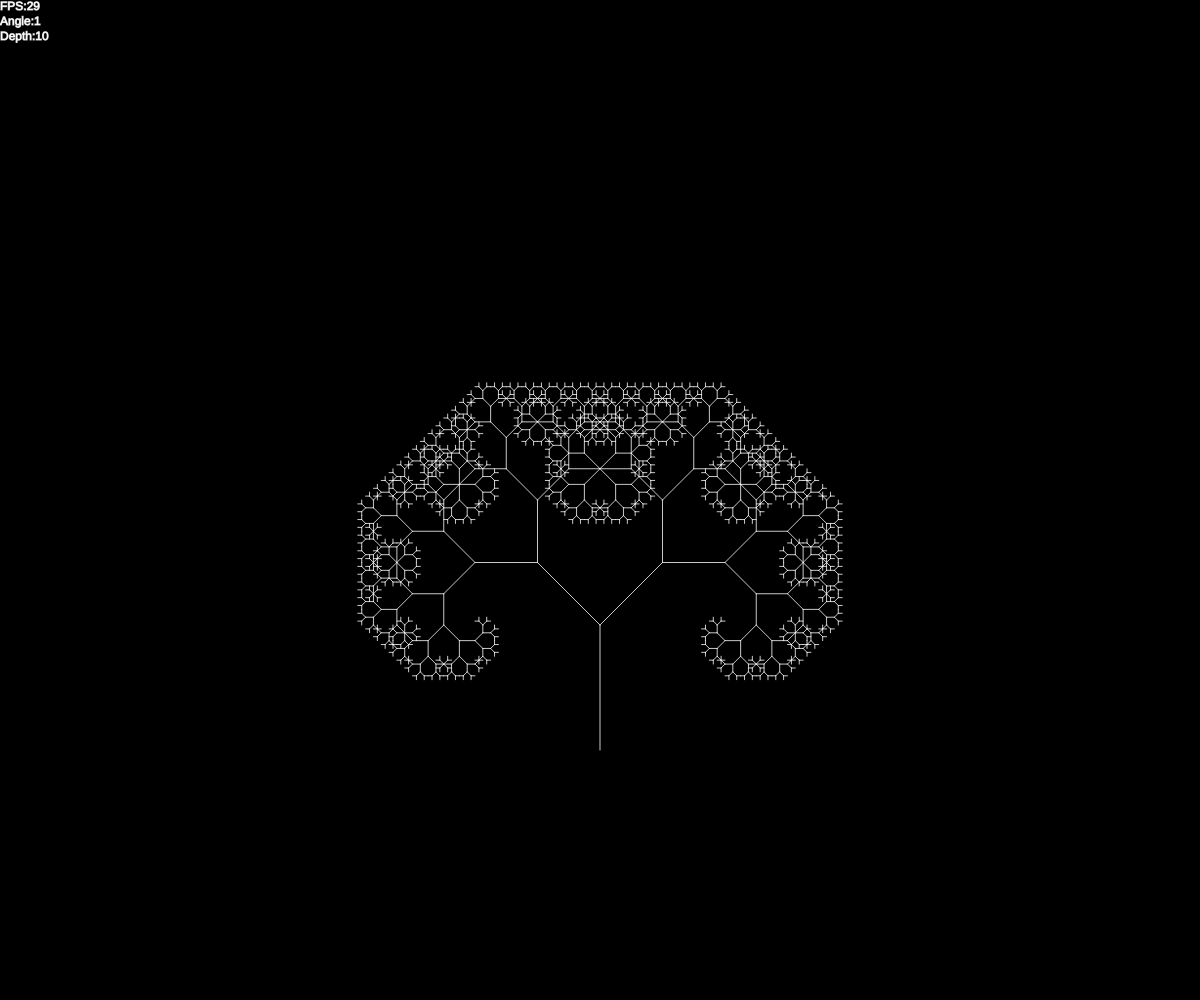
Frame 1 (no input)
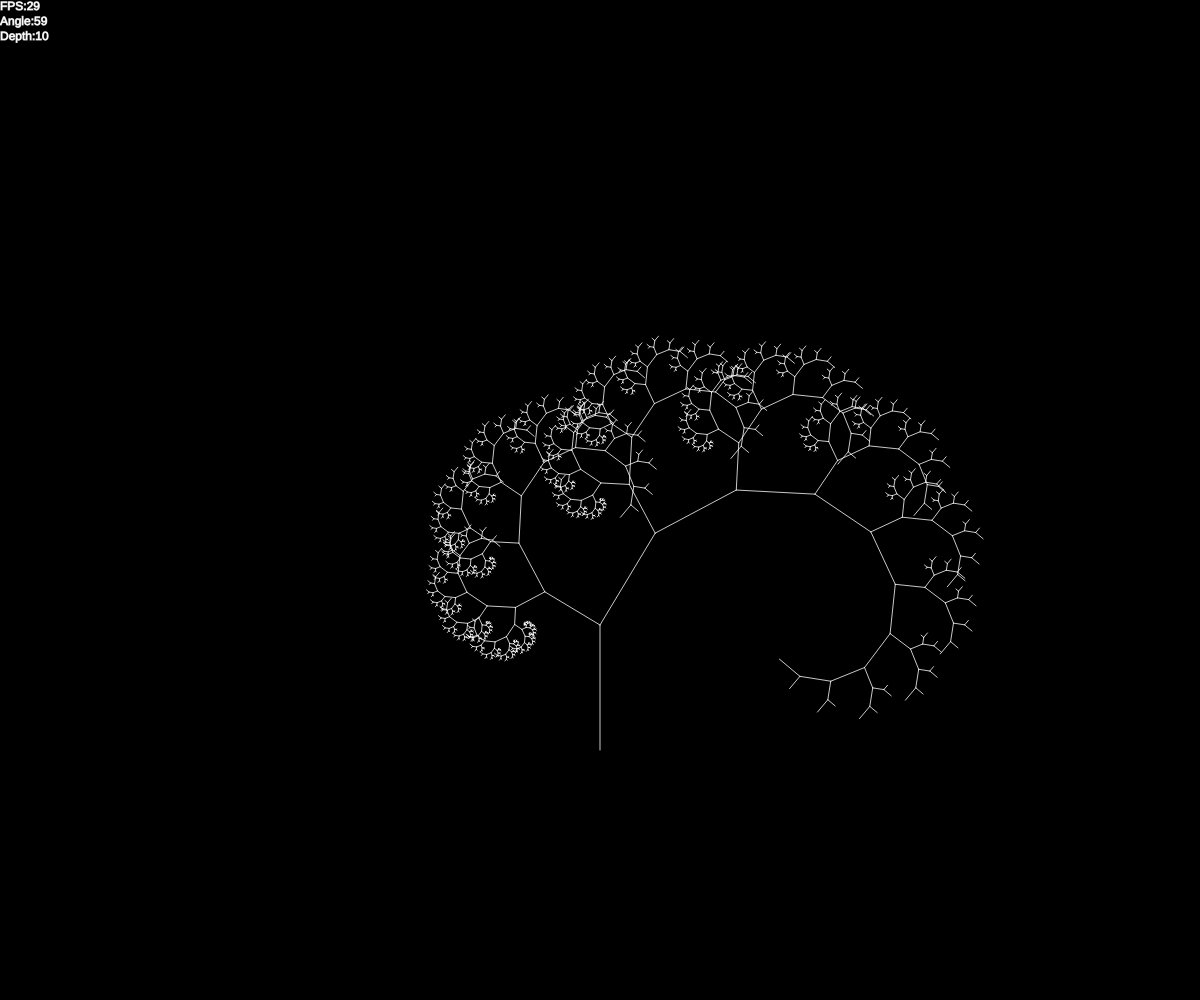
Frame 60 (no input)
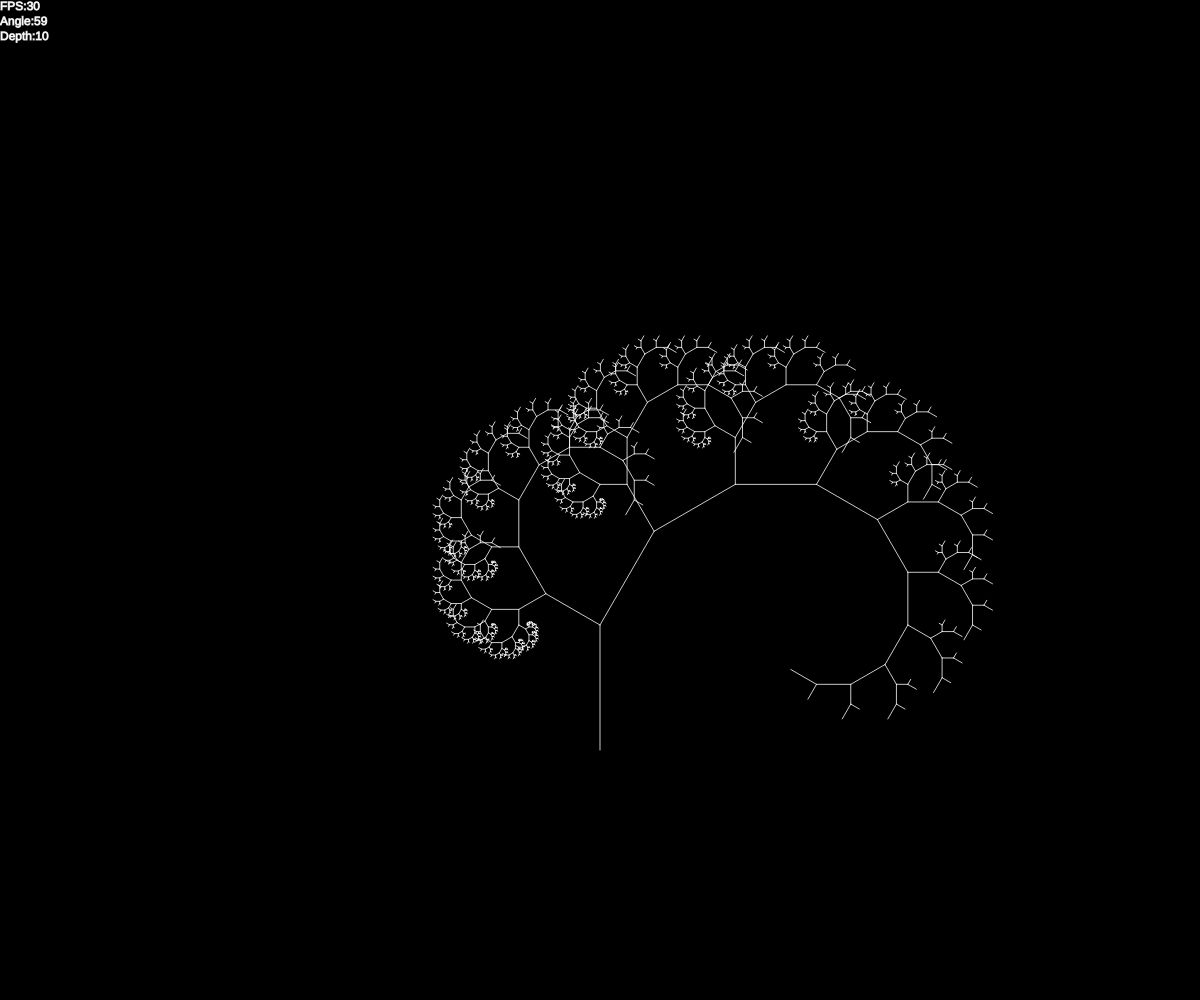
Frame 120 (the mouse pressed at the canvas centre since frame 60)

The p5.js sketch that drew these frames (run headless with seeded random() and noise() and a simulated clock; from frame 60 on, the mouse is pressed at the canvas centre):

// p5.js sketch
// ── sketch.js
let tree;
let angInp, depInp, sizeInp;

function setup() {
    createCanvas(window.innerWidth, window.innerHeight);
    frameRate(30);
    stroke(255, 200);

    let size = min (height/8, width/8);
    tree = new trunkPythagorasTree(createVector(width / 2, 3 * height / 4), QUARTER_PI, size, 10);

    angInp = createInput(tree.getAngle());
    depInp = createInput(tree.getDepth());
    sizeInp = createInput(tree.getSize());

    createP('Manual settings:')
        .attribute('align', 'center')
        .child(createDiv('Set angle:  ')
            .attribute('align', 'left')
            .child(angInp)
            .child(createButton('Set')
                .mousePressed(setAngleFunc)))
        .child(createDiv('Set depth:  ')
            .attribute('align', 'left')
            .child(depInp)
            .child(createButton('Set')
                .mousePressed(setDepthFunc)))
        .child(createDiv('Set start height:  ')
            .attribute('align', 'left')
            .child(sizeInp)
            .child(createButton('Set')
                .mousePressed(setSizeFunc)));
}

let isPlay = true;

function draw() {
    background(0);

    tree.show();

    if (isPlay)
        tree.setAngle(radians(frameCount % 90));

    /* Show info */
    fill(255);
    text('FPS:' + int(getFrameRate()), 0, 10);
    text('Angle:' + tree.getAngle(), 0, 25);
    text('Depth:' + tree.getDepth(), 0, 40);
}

function mousePressed() {
    if (mouseY < height) {
        isPlay = !isPlay;
        isPlay ? loop() : noLoop();
    }
}

function setAngleFunc() {
    const newAngle = angInp.value();
    if (newAngle < 90 && newAngle > 0) {
        noLoop();
        isPlay = false;
        tree.setAngle(radians(newAngle));

        redraw();
    }
}

function setDepthFunc() {
    const newDepth = depInp.value();
    if (newDepth > 0 && newDepth < 15) {
        tree.setDepth(newDepth);

        if (!isPlay) {
            redraw();
        }
    }
}

function setSizeFunc() {
    const newSize = sizeInp.value();
    if (newSize > 0 && newSize < height) {
        tree.setSize(newSize);

        if (!isPlay) {
            redraw();
        }
    }
}

// ── TrunkPythagorasTree.js
class trigonometricValues {
    constructor(angle) {
        this.changeAngle(angle);
    }
    changeAngle(angle) {
        this.c = Math.cos(angle);
        this.s = Math.sin(angle);
    }
}
let tv = new trigonometricValues(0);

class trunkTreeBrunch {
    constructor(start, end, angle, depth) {
        this.a = start;
        this.b = end;

        this.angle = angle;
        this.depth = depth;

        if (depth > 0) {
            this.rightBranch = new trunkTreeBrunch(this.b, this.getEndLocation(0), this.angle, depth - 1);
            this.leftBranch = new trunkTreeBrunch(this.b, this.getEndLocation(HALF_PI),this.angle, depth - 1);
        }
    }

    getEndLocation(sgn) {
        let newEnd = p5.Vector
            .sub(this.b, this.a)
            .mult(sgn === HALF_PI? tv.s : tv.c)
            .rotate(sgn - this.angle)
            .add(this.b);

        return newEnd;
    }

    show() {
        line(this.a.x ,this.a.y, this.b.x, this.b.y);
        if (this.depth > 0) {
            this.leftBranch.show();
            this.rightBranch.show();
        }
    }
}

class trunkPythagorasTree {
    constructor(start, angle = QUARTER_PI, size = height/8, depth = 9) {
        this.start = start;
        this.angle = angle;
        this.size = size;
        this.depth = depth;

        tv.changeAngle(angle);
        this.recreate();
    }


    recreate() {
        this.root = new trunkTreeBrunch(this.start, createVector(this.start.x, this.start.y - this.size), this.angle, this.depth);
    }

    setAngle(angle) {
        tv.changeAngle(angle);

        this.angle = angle;
        this.recreate();
    }

    setDepth(depth) {
        this.depth = depth;
        this.recreate();
    }

    setLocation(loc) {
        this.start = loc;
        this.recreate();
    }

    setSize(size) {
        this.size = size;
        this.recreate();
    }

    getAngle() {
        return int(degrees(this.angle));
    }

    getDepth() {
        return this.depth;
    }

    getSize() {
        return this.size;
    }

    show() {
        this.root.show();
    }
}

// ── trunk_tree.html
<!DOCTYPE html>
<html lang="en">
<head>
    <script src="../../lib/p5.min.js"></script>
    <script src="../../lib/p5.dom.min.js"></script>
    <link rel="stylesheet" type="text/css" href="../../style.css">
    <meta charset="UTF-8">
    <title>Trunk Pythagoras Tree</title>
</head>
<body>
    <script src="sketch.js"></script>
    <script src="TrunkPythagorasTree.js "></script>
</body>
</html>
